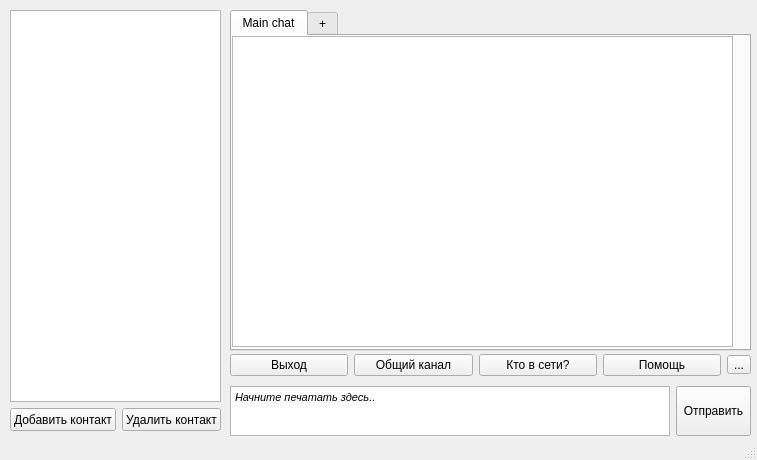
<?xml version="1.0" encoding="UTF-8"?>
<ui version="4.0">
 <class>MainWindow</class>
 <widget class="QMainWindow" name="MainWindow">
  <property name="geometry">
   <rect>
    <x>0</x>
    <y>0</y>
    <width>757</width>
    <height>460</height>
   </rect>
  </property>
  <property name="windowTitle">
   <string>Python Chat v0.1</string>
  </property>
  <widget class="QWidget" name="centralwidget">
   <widget class="QWidget" name="layoutWidget">
    <property name="geometry">
     <rect>
      <x>0</x>
      <y>0</y>
      <width>2</width>
      <height>2</height>
     </rect>
    </property>
    <layout class="QHBoxLayout" name="horizontalLayout"/>
   </widget>
   <widget class="QWidget" name="layoutWidget">
    <property name="geometry">
     <rect>
      <x>230</x>
      <y>350</y>
      <width>521</width>
      <height>91</height>
     </rect>
    </property>
    <layout class="QVBoxLayout" name="verticalLayout_2">
     <item>
      <layout class="QHBoxLayout" name="horizontalLayout_3">
       <item>
        <widget class="QPushButton" name="ExitButton">
         <property name="maximumSize">
          <size>
           <width>16777215</width>
           <height>23</height>
          </size>
         </property>
         <property name="text">
          <string>Выход</string>
         </property>
        </widget>
       </item>
       <item>
        <widget class="QPushButton" name="MCButton">
         <property name="maximumSize">
          <size>
           <width>16777215</width>
           <height>23</height>
          </size>
         </property>
         <property name="text">
          <string>Общий канал</string>
         </property>
        </widget>
       </item>
       <item>
        <widget class="QPushButton" name="WhoButton">
         <property name="maximumSize">
          <size>
           <width>16777215</width>
           <height>23</height>
          </size>
         </property>
         <property name="text">
          <string>Кто в сети?</string>
         </property>
        </widget>
       </item>
       <item>
        <widget class="QPushButton" name="HelpButton">
         <property name="maximumSize">
          <size>
           <width>16777215</width>
           <height>23</height>
          </size>
         </property>
         <property name="text">
          <string>Помощь</string>
         </property>
        </widget>
       </item>
       <item>
        <widget class="QToolButton" name="SettingsButton">
         <property name="maximumSize">
          <size>
           <width>16777215</width>
           <height>19</height>
          </size>
         </property>
         <property name="toolTip">
          <string extracomment="Settings"/>
         </property>
         <property name="text">
          <string>...</string>
         </property>
        </widget>
       </item>
      </layout>
     </item>
     <item>
      <layout class="QHBoxLayout" name="horizontalLayout_4">
       <item>
        <widget class="QTextEdit" name="textBox">
         <property name="minimumSize">
          <size>
           <width>250</width>
           <height>30</height>
          </size>
         </property>
         <property name="maximumSize">
          <size>
           <width>16777215</width>
           <height>50</height>
          </size>
         </property>
         <property name="cursor" stdset="0">
          <cursorShape>IBeamCursor</cursorShape>
         </property>
         <property name="autoFillBackground">
          <bool>false</bool>
         </property>
         <property name="inputMethodHints">
          <set>Qt::ImhNone</set>
         </property>
         <property name="tabChangesFocus">
          <bool>true</bool>
         </property>
         <property name="lineWrapMode">
          <enum>QTextEdit::WidgetWidth</enum>
         </property>
         <property name="lineWrapColumnOrWidth">
          <number>0</number>
         </property>
         <property name="html">
          <string>&lt;!DOCTYPE HTML PUBLIC &quot;-//W3C//DTD HTML 4.0//EN&quot; &quot;http://www.w3.org/TR/REC-html40/strict.dtd&quot;&gt;
&lt;html&gt;&lt;head&gt;&lt;meta name=&quot;qrichtext&quot; content=&quot;1&quot; /&gt;&lt;style type=&quot;text/css&quot;&gt;
p, li { white-space: pre-wrap; }
&lt;/style&gt;&lt;/head&gt;&lt;body style=&quot; font-family:'MS Shell Dlg 2'; font-size:8.25pt; font-weight:400; font-style:normal;&quot;&gt;
&lt;p style=&quot; margin-top:0px; margin-bottom:0px; margin-left:0px; margin-right:0px; -qt-block-indent:0; text-indent:0px;&quot;&gt;&lt;span style=&quot; font-style:italic;&quot;&gt;Начните печатать здесь..&lt;/span&gt;&lt;/p&gt;&lt;/body&gt;&lt;/html&gt;</string>
         </property>
         <property name="overwriteMode">
          <bool>true</bool>
         </property>
        </widget>
       </item>
       <item>
        <widget class="QPushButton" name="SendButton">
         <property name="enabled">
          <bool>true</bool>
         </property>
         <property name="sizePolicy">
          <sizepolicy hsizetype="Maximum" vsizetype="MinimumExpanding">
           <horstretch>0</horstretch>
           <verstretch>0</verstretch>
          </sizepolicy>
         </property>
         <property name="minimumSize">
          <size>
           <width>30</width>
           <height>30</height>
          </size>
         </property>
         <property name="maximumSize">
          <size>
           <width>75</width>
           <height>50</height>
          </size>
         </property>
         <property name="text">
          <string>Отправить</string>
         </property>
        </widget>
       </item>
      </layout>
     </item>
    </layout>
   </widget>
   <widget class="QWidget" name="layoutWidget">
    <property name="geometry">
     <rect>
      <x>230</x>
      <y>10</y>
      <width>521</width>
      <height>341</height>
     </rect>
    </property>
    <layout class="QHBoxLayout" name="horizontalLayout_5">
     <item>
      <widget class="QTabWidget" name="tabWidget">
       <property name="currentIndex">
        <number>0</number>
       </property>
       <widget class="QWidget" name="MainTab">
        <attribute name="title">
         <string>Main chat</string>
        </attribute>
        <widget class="QListView" name="ChatMessList">
         <property name="geometry">
          <rect>
           <x>0</x>
           <y>0</y>
           <width>501</width>
           <height>311</height>
          </rect>
         </property>
        </widget>
       </widget>
       <widget class="QWidget" name="plusTab">
        <attribute name="title">
         <string>+</string>
        </attribute>
       </widget>
      </widget>
     </item>
    </layout>
   </widget>
   <widget class="QWidget" name="layoutWidget">
    <property name="geometry">
     <rect>
      <x>10</x>
      <y>10</y>
      <width>211</width>
      <height>421</height>
     </rect>
    </property>
    <layout class="QVBoxLayout" name="verticalLayout">
     <item>
      <widget class="QTableWidget" name="UserList">
       <property name="minimumSize">
        <size>
         <width>150</width>
         <height>200</height>
        </size>
       </property>
       <property name="autoScroll">
        <bool>false</bool>
       </property>
      </widget>
     </item>
     <item>
      <layout class="QHBoxLayout" name="horizontalLayout_2">
       <item>
        <widget class="QPushButton" name="Add_user_button">
         <property name="minimumSize">
          <size>
           <width>75</width>
           <height>23</height>
          </size>
         </property>
         <property name="maximumSize">
          <size>
           <width>16777215</width>
           <height>23</height>
          </size>
         </property>
         <property name="text">
          <string>Добавить контакт</string>
         </property>
        </widget>
       </item>
       <item>
        <widget class="QPushButton" name="Del_user_button">
         <property name="minimumSize">
          <size>
           <width>75</width>
           <height>23</height>
          </size>
         </property>
         <property name="maximumSize">
          <size>
           <width>16777215</width>
           <height>23</height>
          </size>
         </property>
         <property name="text">
          <string>Удалить контакт</string>
         </property>
        </widget>
       </item>
      </layout>
     </item>
    </layout>
   </widget>
  </widget>
  <widget class="QStatusBar" name="statusbar">
   <property name="enabled">
    <bool>true</bool>
   </property>
   <property name="autoFillBackground">
    <bool>false</bool>
   </property>
  </widget>
 </widget>
 <resources/>
 <connections/>
</ui>
